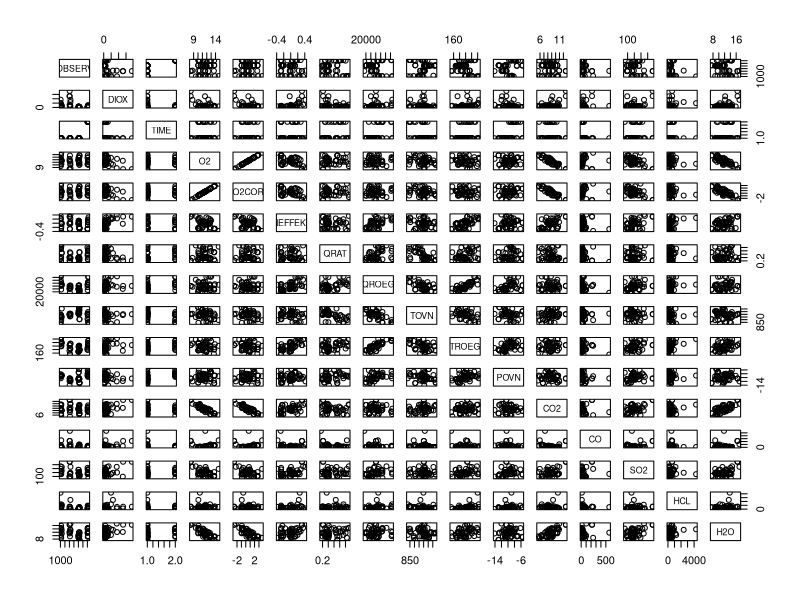
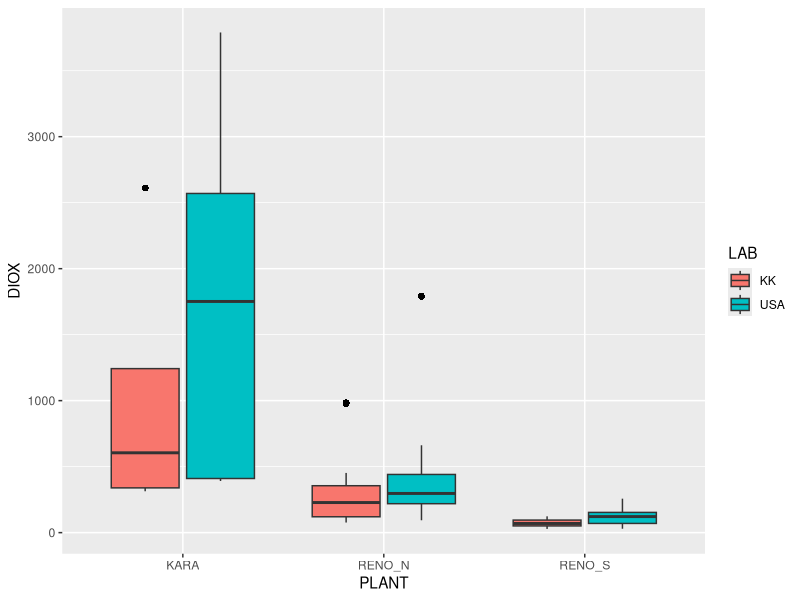

These charts were generated, in order, by the following R code:
library(dplyr)
#install.packages("ggplot2")
library(ggplot2)
#install.packages("GGally")
#library(GGally)
### Assignment1
# Reading in the data
dioxin<-read.csv("../01_Assignment1/dioxin.csv",header=T)
names(dioxin)

# Transforming the variables into factors
dioxin <- mutate_if(dioxin, is.character, as.factor)


df <- dioxin  %>% dplyr::select(where(is.numeric))
pairs(df)


p <- ggplot(dioxin, aes(x=PLANT, y=DIOX, fill=LAB)) + geom_boxplot(outlier.size = 2, notch=FALSE, outlier.shape = 16, outlier.colour = "black")
p

